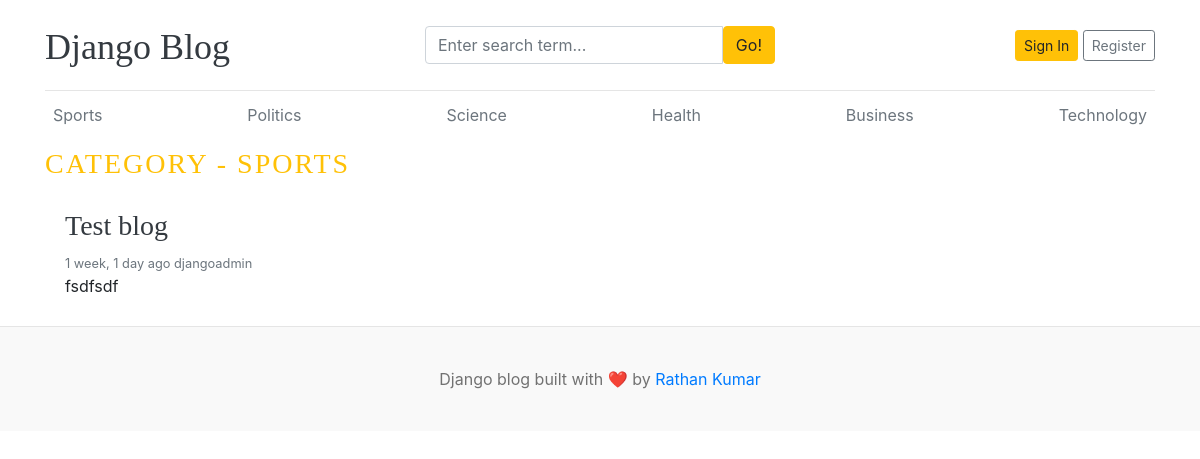
Page /category/1/ on the committed database.
### blog/models.py (models this page shows, shortened)
class Category(models.Model):
    category_name = models.CharField(max_length=50, unique=True)
    created_at = models.DateTimeField(auto_now_add=True)
    updated_at = models.DateTimeField(auto_now=True)
    class Meta:
        verbose_name_plural = "categories"
    def __str__(self):
        return self.category_name

class Blog(models.Model):
    title = models.CharField(max_length=100)
    slug = models.SlugField(max_length=150, unique=True, blank=True)
    category = models.ForeignKey(Category, on_delete=models.CASCADE)
    author = models.ForeignKey(User, on_delete=models.CASCADE)
    featured_image = models.ImageField(upload_to='uploads/%Y/%m/%d')
    short_description = models.TextField(max_length=500)
    blog_body = models.TextField(max_length=2000)
    status = models.CharField(max_length=20, choices=STATUS_CHOICES, default="Draft")
    is_featured = models.BooleanField(default=False)
    created_at = models.DateTimeField(auto_now_add=True)
    updated_at = models.DateTimeField(auto_now=True)

### blog/views.py (the view)
# urls.py: path('<int:category_id>/', views.posts_by_category, name='posts_by_category'),
def posts_by_category(request, category_id):
    posts = Blog.objects.filter(
        status='Published',
        category_id=category_id
    )
    category = get_object_or_404(Category, id=category_id)
    context = {
        'posts': posts,
        'category': category,
    }
    return render(request, 'posts_by_category.html', context)

### blog/context_processors.py (called while the page is built)
def get_categories(request):
    categories = Category.objects.all()
    return dict(categories=categories)

def get_social_links(request):
    social_links = SocialLink.objects.all()
    return dict(social_links=social_links)

### blog_main/templates/posts_by_category.html
{% extends 'base.html' %}
{% block content %}
   <h3 class="text-uppercase text-warning" style="letter-spacing: 2px;">Category - {{ category }} </h3>
   <div class="row mb-2">
      {% if posts %}
      {% for post in posts %}
    <div class="col-md-6">
      <div class="card border-0">
        <div class="card-body">
          <h3><a href="{% url 'blogs' post.slug %}" class="text-dark">{{ post.title }}</a></h3>
          <small class="mb-1 text-muted">{{ post.created_at | timesince }} ago {{ post.author }}</small>
          <p class="card-text">{{ post.short_description | truncatewords:25 }}</p>
        </div>
      </div>
    </div>
    {% endfor %}
    {% else %}
    <p>No posts found</p>
    {% endif %}
  </div>
</div>
{% endblock %}

### blog_main/templates/base.html (shortened to what this page needs)
{% load static %}
<!DOCTYPE html>
<html lang="en">
<head>
    <link href="https://getbootstrap.com/docs/4.0/dist/css/bootstrap.min.css" rel="stylesheet">
    <link href="{% static 'css/blog.css' %}" rel="stylesheet">
</head>
<body>
<div class="container">
    <header class="blog-header py-3">
        <div class="row flex-nowrap justify-content-between align-items-center">
            <div class="col-4 pt-1">
                <a class="blog-header-logo text-dark" href="/">
                    Django Blog
                </a>
            </div>
            <div class="col-4">
                <form action="{% url 'search' %}" method="GET">
                    <div class="input-group">
                        <input
                            class="form-control"
                            type="text"
                            name="keyword" value="{{ keyword }}"
                            placeholder="Enter search term..."
                            aria-label="Enter search term..."
                        >
                        <button
                            type="submit"
                            class="btn btn-warning"
                            id="button-search">
                            Go!
                        </button>
                    </div>
                </form>
            </div>
            <div class="col-4 d-flex justify-content-end align-items-center">
                <a class="btn btn-sm btn-warning" href="#">
                    Sign In
                </a>
                <a class="btn btn-sm btn-outline-secondary" href="#">
                    Register
                </a>
            </div>
        </div>
    </header>
    <div class="nav-scroller py-1 mb-2">
        <nav class="nav d-flex justify-content-between">
            {% for cat in categories %}
                <a
                    class="p-2 text-muted"
                    href="{% url 'posts_by_category' cat.id %}">
                    {{ cat.category_name }}
                </a>
            {% endfor %}
        </nav>
    </div>
    {% block content %}
    {% endblock %}
    <footer class="blog-footer">
        <p>
            Django blog built with ❤️ by
            <a href="#">Rathan Kumar</a>
        </p>
    </footer>
</body>
</html>

### blog_main/static/blog.css (style rules this page uses)
.blog-header { border-bottom: 1px solid #e5e5e5; }
.blog-header-logo { font-family: "Playfair Display", Georgia, "Times New Roman", serif; font-size: 2.25rem; }
h1, h2, h3, h4, h5, h6 { font-family: "Playfair Display", Georgia, "Times New Roman", serif; }
.blog-footer { padding: 2.5rem 0; color: #727272; text-align: center; background-color: #f9f9f9; border-top: .05rem solid #e5e5e5; }
.blog-footer p:last-child { margin-bottom: 0; }

### rows in the picture
Category: category_name "Sports", category_name "SPORTS"
Category: category_name "Politics"
Category: category_name "Science"
Category: category_name "Health"
Category: category_name "Business"
Category: category_name "Technology"
Blog: title "Test blog", created_at "1 week, 1 day", author "djangoadmin", short_description "fsdfsdf"
